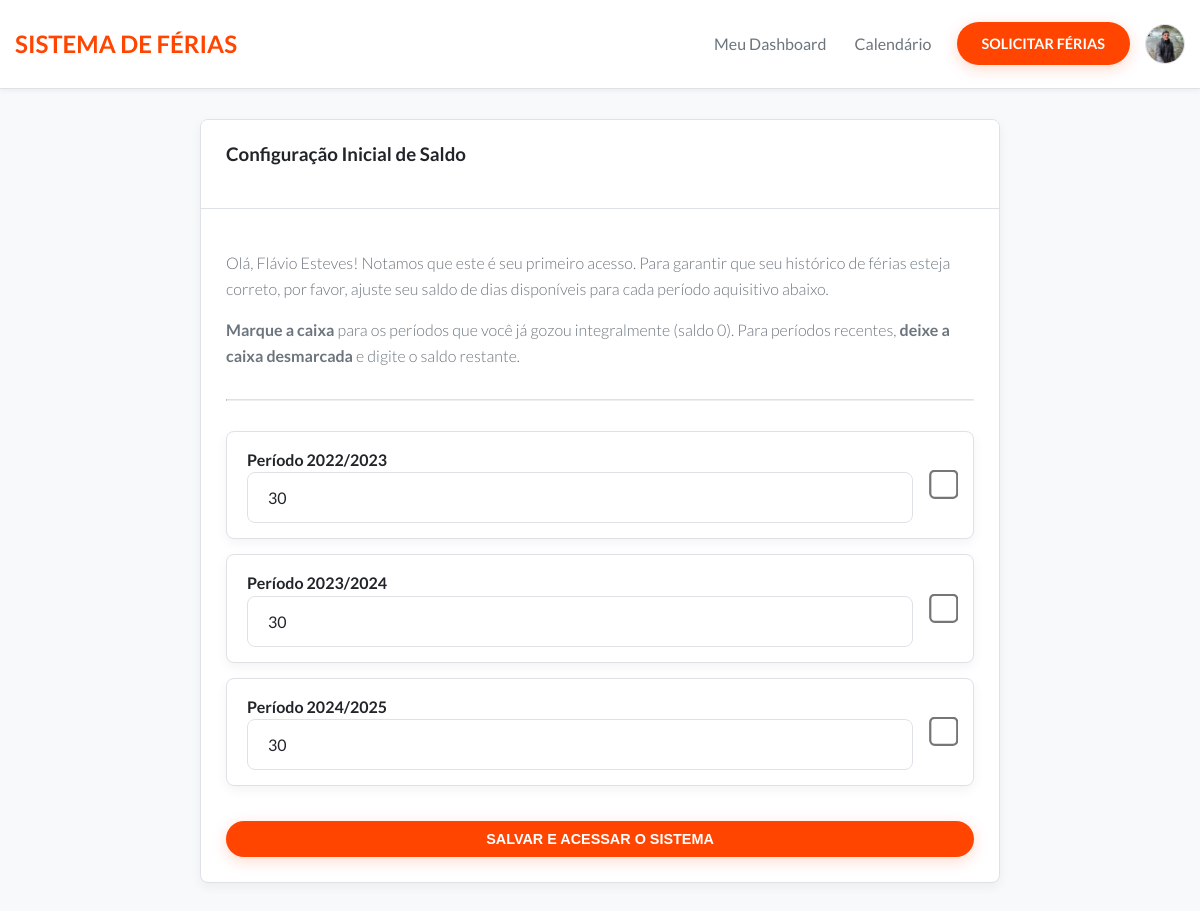
The page /onboarding/ (signed in) on the database its author committed.
### ferias/models.py (models this page shows, shortened)
class PerfilUsuario(models.Model):
    user = models.OneToOneField(User, on_delete=models.CASCADE, related_name='perfil')
    matricula = models.CharField(max_length=20, unique=True, null=True, blank=True)
    secretaria = models.CharField(max_length=100, null=True, blank=True)
    lotacao = models.CharField(max_length=100, null=True, blank=True)
    cargo = models.CharField(max_length=100, null=True, blank=True)
    data_contratacao = models.DateField(default=timezone.now)
    gestor = models.ForeignKey('self', null=True, blank=True, on_delete=models.SET_NULL, related_name='equipe')
    foto_perfil = models.ImageField(upload_to='fotos_perfil/', null=True, blank=True)
    data_nascimento = models.DateField(null=True, blank=True)
    onboarding_completo = models.BooleanField(default=False)

class PeriodoAquisitivo(models.Model):
    STATUS_CHOICES = (
        ('ABERTO', 'Aberto'),
        ('FECHADO', 'Fechado'),
        ('VENCIDO', 'Vencido'),
    )
    perfil = models.ForeignKey(PerfilUsuario, on_delete=models.CASCADE, related_name='periodos_aquisitivos')
    data_inicio_aquisitivo = models.DateField()
    data_fim_aquisitivo = models.DateField()
    dias_direito = models.IntegerField(default=30)
    dias_disponiveis = models.IntegerField(default=30)
    status = models.CharField(max_length=20, choices=STATUS_CHOICES, default='ABERTO')

### ferias/views.py (the view, shortened to what this page needs)
# urls.py: path('onboarding/', views.onboarding_view, name='onboarding'),
@login_required
@transaction.atomic
def onboarding_view(request):
    try:
        perfil = request.user.perfil
    except PerfilUsuario.DoesNotExist:
        return redirect('ferias:dashboard')
    if perfil.onboarding_completo:
        return redirect('ferias:dashboard')
    periodos = PeriodoAquisitivo.objects.filter(
        perfil=perfil,
        status='ABERTO'
    ).order_by('data_inicio_aquisitivo')
    context = {
        'periodos_onboarding': periodos
    }
    return render(request, 'ferias/onboarding.html', context)

### ferias/templates/ferias/onboarding.html (shortened to what this page needs)
{% extends 'ferias/base.html' %}
{% load static %}
{% block content %}
<div class="container-centralizado">
    <div class="card">
        <div class="card-header">
            <h3>Configuração Inicial de Saldo</h3>
        </div>
        <div class="card-body">
            <p style="font-weight: var(--peso-leve); color: var(--cor-texto-suave);">
                Olá, {{ request.user.get_full_name|default:request.user.username }}! Notamos que este é seu primeiro acesso.
                Para garantir que seu histórico de férias esteja correto, por favor,
                ajuste seu saldo de dias disponíveis para cada período aquisitivo abaixo.
            </p>
            <p style="font-weight: var(--peso-leve); color: var(--cor-texto-suave);">
                <strong>Marque a caixa</strong> para os períodos que você já gozou integralmente (saldo 0).
                Para períodos recentes, <strong>deixe a caixa desmarcada</strong> e digite o saldo restante.
            </p>
            <hr style="border-top: 1px solid var(--cor-borda); margin: 30px 0;">
            <form method="post">
                {% for p in periodos_onboarding %}
                    <div class="card" style="margin-bottom: 15px;">
                        <div class="onboarding-card-body">
                            <div class="onboarding-campo">
                                <label for="periodo_saldo_{{ p.id }}" style="font-weight: var(--peso-titulo);">
                                    Período {{ p.data_inicio_aquisitivo|date:"Y" }}/{{ p.data_fim_aquisitivo|date:"Y" }}
                                </label>
                                <input
                                    type="number"
                                    name="periodo_saldo_{{ p.id }}"
                                    id="periodo_saldo_{{ p.id }}"
                                    class="input-form"
                                    value="{{ p.dias_disponiveis }}"
                                    min="0"
                                    max="{{ p.dias_direito }}"
                                    required>
                            </div>
                            <div class="onboarding-check">
                                <input
                                    type="checkbox"
                                    class="onboarding-check"
                                    name="periodo_check_{{ p.id }}"
                                    id="periodo_check_{{ p.id }}"
                                    title="Marcar se já gozou este período">
                            </div>
                        </div>
                    </div>
                {% empty %}
                    <div class="alerta-info">
                        Nenhum período aquisitivo foi calculado.
                        Verifique sua data de contratação com o Master ADM.
                    </div>
                {% endfor %}
                {% if periodos_onboarding %}
                    <button type="submit" class="botao-principal full-width" style="margin-top: 20px;">
                        Salvar e Acessar o Sistema
                    </button>
                {% endif %}
            </form>
        </div>
    </div>
</div>
{% endblock %}

### ferias/templates/ferias/base.html (shortened to what this page needs)
{% load static %}
<!DOCTYPE html>
<html lang="pt-br">
<head>
    <link rel="stylesheet" href="https://cdn.jsdelivr.net/npm/bootstrap-icons@1.11.1/font/bootstrap-icons.css">
    <link rel="stylesheet" href="{% static 'ferias/css/style.css' %}">
</head>
<body class="{% if request.session.tema_preferido == 'dark' %}tema-escuro{% endif %}">
    <header class="navegacao-principal">
        <div class="navegacao-container">
            <a class="logo" href="{% url 'ferias:dashboard' %}">Sistema de Férias</a>
            <nav class="menu-navegacao-container">
                <ul class="menu-principal">
                    {% if user.is_authenticated %}
                        <li><a href="{% url 'ferias:dashboard' %}">Meu Dashboard</a></li>
                        <li><a href="{% url 'ferias:calendario' %}">Calendário</a></li>
                    {% endif %}
                </ul>
                <ul class="menu-acoes-usuario">
                    {% if user.is_authenticated %}
                        <li>
                            <a href="{% url 'ferias:solicitar_ferias' %}" class="botao-acao-principal">
                                Solicitar Férias
                            </a>
                        </li>
                        <li class="dropdown-usuario">
                            <button class="dropdown-botao-icone">
                                {% if request.user.perfil.foto_perfil %}
                                    <img src="{{ request.user.perfil.foto_perfil.url }}" alt="Foto do Perfil" class="navbar-profile-pic">
                                {% else %}
                                    <i class="bi bi-person-circle"></i>
                                {% endif %}
                            </button>
                        </li>
                    {% else %}
                        <li>
                            <a href="{% url 'login' %}" class="botao-acao-principal">
                                Entrar
                            </a>
                        </li>
                    {% endif %}
                </ul>
            </nav>
        </div>
    </header>
    <main class="container-principal">
        {% block content %}{% endblock %}
    </main>
</body>
</html>

### ferias/static/ferias/css/style.css (style rules this page uses)
:root { --cor-primaria: #FF4500; --cor-primaria-hover: #E03E00; --cor-fundo: #f8f9fa; --cor-fundo-card: #ffffff; --cor-texto: #212529; --cor-texto-suave: #6c757d; --cor-borda: #dee2e6; --raio-borda-arredondado: 50px; --raio-borda-padrao: 8px; --fonte-principal: 'Lato', sans-serif; --peso-titulo: 700; --peso-normal: 400; --peso-leve: 300; }
*, *::before, *::after { box-sizing: border-box; }
body { font-family: var(--fonte-principal); font-weight: var(--peso-normal); background-color: var(--cor-fundo); color: var(--cor-texto); margin: 0; line-height: 1.6; }
h1, h2, h3, h4, h5, h6 { font-weight: var(--peso-titulo); text-transform: none; margin-top: 0; }
p { font-weight: var(--peso-leve); }
.container-principal { max-width: 1100px; margin: 30px auto; padding: 0 15px; }
.navegacao-principal { width: 100%; background-color: var(--cor-fundo-card); padding: 15px 0; border-bottom: 1px solid var(--cor-borda); box-shadow: 0 2px 5px rgba(0,0,0,0.05); }
.navegacao-container { display: flex; justify-content: space-between; align-items: center; max-width: 1200px; margin: 0 auto; padding: 0 15px; }
.logo { font-family: var(--fonte-principal); font-size: 1.5rem; font-weight: var(--peso-titulo); color: var(--cor-primaria); text-decoration: none; text-transform: uppercase; }
.menu-principal li { display: inline-block; margin-left: 25px; }
.menu-principal a { color: var(--cor-texto-suave); text-decoration: none; font-size: 1rem; font-weight: var(--peso-normal); transition: color 0.2s; }
.menu-navegacao-container { display: flex; align-items: center; }
.menu-acoes-usuario { display: flex; align-items: center; list-style: none; margin: 0; padding: 0; margin-left: 25px; }
.botao-acao-principal, .botao-principal, .botao-sucesso, .botao-perigo, .botao-secundario { display: inline-block; padding: 10px 25px; font-size: 0.9rem; font-weight: var(--peso-titulo); color: #fff; text-decoration: none; border: none; border-radius: var(--raio-borda-arredondado); cursor: pointer; transition: background-color 0.2s, transform 0.2s; text-transform: uppercase; }
.botao-acao-principal, .botao-principal, .botao-sucesso { background-color: var(--cor-primaria); box-shadow: 0 4px 15px rgba(255, 69, 0, 0.2); }
.input-form { width: 100%; padding: 15px 20px; font-size: 1rem; font-family: var(--fonte-principal); font-weight: var(--peso-normal); color: var(--cor-texto); background-color: var(--cor-fundo-card); border: 1px solid var(--cor-borda); border-radius: var(--raio-borda-padrao); transition: border-color 0.2s, box-shadow 0.2s; }
.input-form::placeholder { color: var(--cor-texto-suave); font-weight: var(--peso-leve); }
.card { background-color: var(--cor-fundo-card); border: 1px solid var(--cor-borda); border-radius: var(--raio-borda-padrao); box-shadow: 0 4px 12px rgba(0,0,0,0.05); margin-bottom: 20px; overflow: hidden; }
.card-header { padding: 20px 25px; background-color: var(--cor-fundo-card); border-bottom: 1px solid var(--cor-borda); }
.card-body { padding: 25px; font-weight: var(--peso-leve); }
.dropdown-usuario { position: relative; margin-left: 15px; }
.botao-principal.full-width { width: 100%; margin-top: 20px; }
.dropdown-botao-icone { display: flex; align-items: center; justify-content: center; width: 40px; height: 40px; border-radius: 50%; padding: 0; overflow: hidden; background-color: var(--cor-fundo); border: 1px solid var(--cor-borda); cursor: pointer; }
.navbar-profile-pic { width: 100%; height: 100%; object-fit: cover; }
.onboarding-card-body { display: flex; justify-content: space-between; align-items: center; gap: 20px; padding: 15px 20px; }
.onboarding-campo { flex-grow: 1; }
.onboarding-check { flex-shrink: 0; transform: scale(1.5); accent-color: var(--cor-primaria); }
input[type=number] { -moz-appearance: textfield; }

### ferias/templates/ferias/onboarding.html (style rules this page uses)
.container-centralizado { max-width: 800px; margin: 30px auto; }
.botao-principal.full-width { width: 100%; }

### rows shown on the page
PeriodoAquisitivo: data_inicio_aquisitivo "2022", data_fim_aquisitivo "2023", id "30"
PeriodoAquisitivo: data_inicio_aquisitivo "2023", data_fim_aquisitivo "2024", id "30"
PeriodoAquisitivo: data_inicio_aquisitivo "2024", data_fim_aquisitivo "2025", id "30"

### other values the page prints
{{ request.user.get_full_name|default:request.user.username }} "Flávio Esteves"
